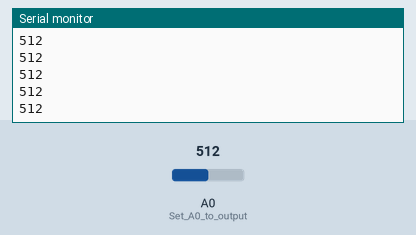
Recording of a sketch running on a simulated Arduino Uno, built with avr-gcc and run on an emulated ATmega328P. On the bench: the last lines printed to the serial monitor. The inputs (shaded band) are chosen by the test bench; at power-on: A0 (Set_A0_to_output) = 512.

Above: at 1.2 s.
1.3 s: A0 (Set_A0_to_output) set to 716
At 1.31 s:
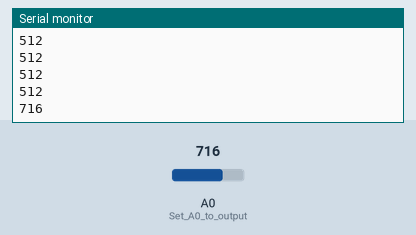
2.8 s: A0 (Set_A0_to_output) set to 900
At 2.81 s:
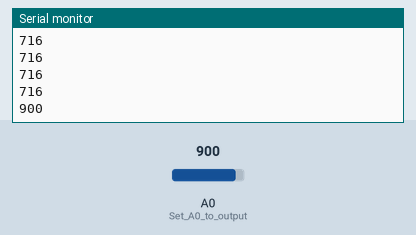
Timing chart, 0 to 5.8 s (numbered marks = the images above; inputs shaded):
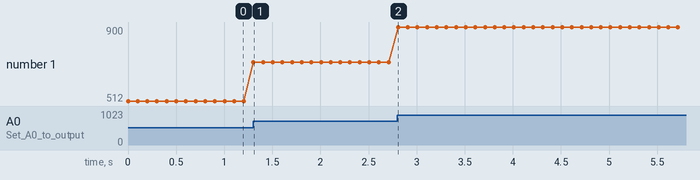

Measured:
- after the input at 1.3 s, the serial monitor: prints a new line at once (image 1)
- after the input at 2.8 s, the serial monitor: prints a new line at once (image 2)
- plotted number 1: 512 → 716 after the input at 1.3 s, 716 → 900 after the input at 2.8 s

The sketch:

KnowFlow_02_Analog_v0.0.ino
```cpp
void setup()
{
  Serial.begin(9600);     //  Set serial baud rate to 9600 bps
  pinMode(A0,INPUT);      //  Set A0 to output
}
void loop()
{
  int val;
  val=analogRead(0);      //  Read slider value from analog 0
  Serial.println(val,DEC);//  Print the DEC value to serial port
  delay(100);
}
```
